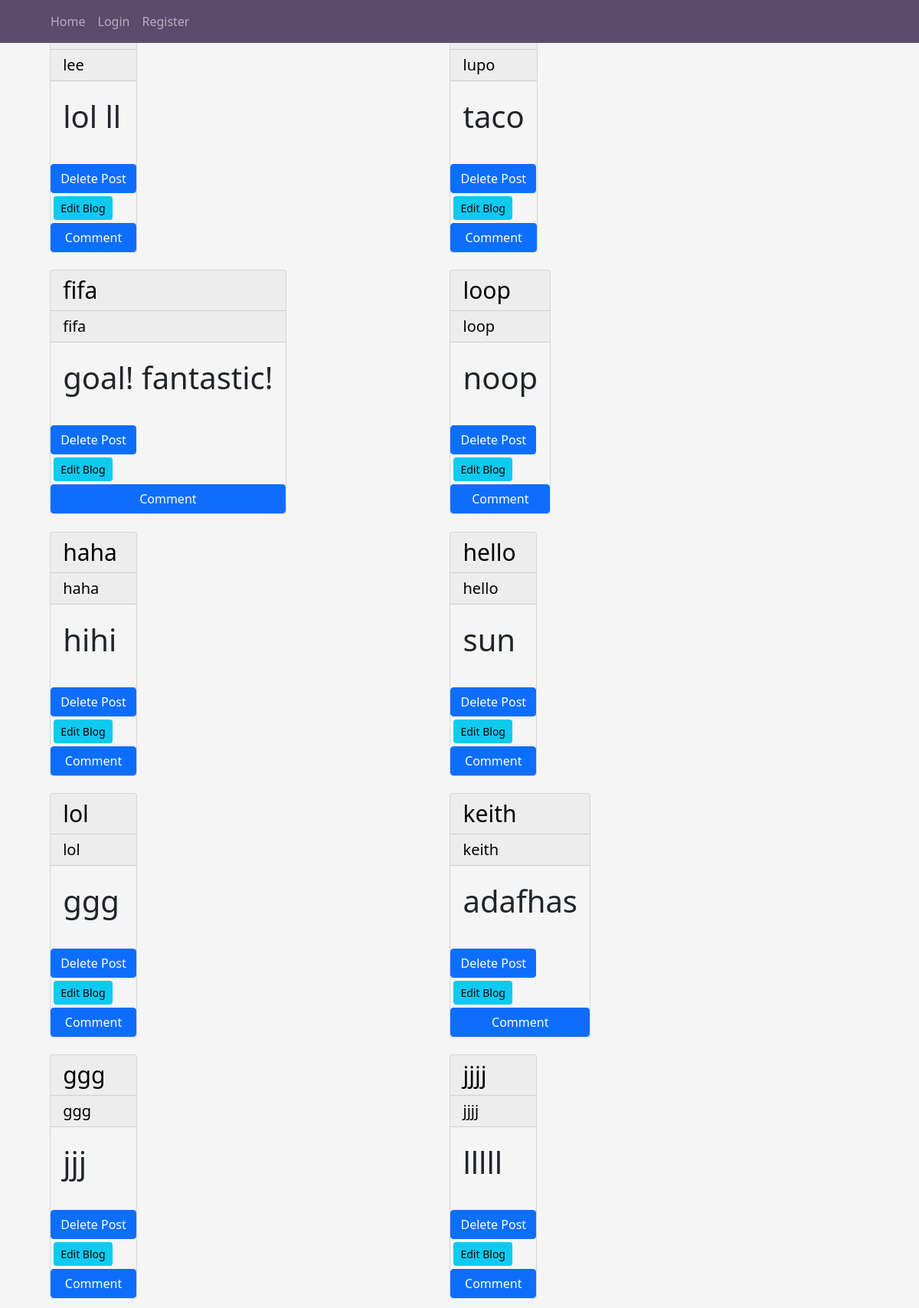
Page /blog on the committed database.
### app/models.py (models this page shows, shortened)
class Blog(db.Model):
    id=db.Column(db.Integer, primary_key=True)
    title=db.Column(db.String(30))
    sub_title=db.Column(db.String(20))
    content=db.Column(db.String(300))
    time_posted=db.Column(db.DateTime,index=True, default=datetime.now)
    user_id = db.Column(db.Integer, db.ForeignKey('user.id'))
    comment = db.relationship('Comment', backref='pitch', lazy='dynamic')

### app/views.py (the view)
@app.route('/blog')
def blog():
    blogs=Blog.query.all()
    return render_template('blog.html',blog=blogs)

### app/templates/blog.html (shortened to what this page needs)
{% extends 'index.html'%}
{% block content %}
<div class="container-fluid landing">
    <div class="row">
                {% for blog in blog %}
                <div class="col-md-4 d-flex jusify-content-center" style="margin: 1%; width: 500px;">
                    <div class="card" style="background-color:whitesmoke;">
                        <h2 style="color:black; font-size:30px;" class="card-header">{{blog.title}}</h2>
                        <h5 style="color:black; font-size:20px;" class="card-header">{{blog.title}}</h5>
                        <div class="card-body">
                                <p style="font-size: 40px;">{{blog.content}}</p>
                        </div>
                        <div class="" style="float: right;">
                            <form action="{{url_for('delete_post',blog_id = blog.id)}}" method="POST">
                                <input  type="submit" class="btn  btn-primary" value="Delete Post">
                            </form>
                        </div>
                        <div class="" style="float: left;">
                            <a  class="btn btn-info btn-sm m-1" href="{{url_for('updateblog',blog_id = blog.id)}}">Edit Blog</a>
                        </div>
                        <a href="{{url_for('comment',blog_id = blog.id)}}" class="btn btn-primary"> Comment</a>
                        </div>
                    </div>
                {% endfor %}
    </div>
</div>
{% endblock %}

### app/static/main.css (style rules this page uses)
body { background-color:whitesmoke; }

### rows in the picture
Blog: title "lee", content "lol ll"
Blog: title "lupo", content "taco"
Blog: title "fifa", content "goal! fantastic!"
Blog: title "loop", content "noop"
Blog: title "haha", content "hihi"
Blog: title "hello", content "sun"
Blog: title "lol", content "ggg"
Blog: title "keith", content "adafhas"
Blog: title "ggg", content "jjj"
Blog: title "jjjj", content "lllll"
